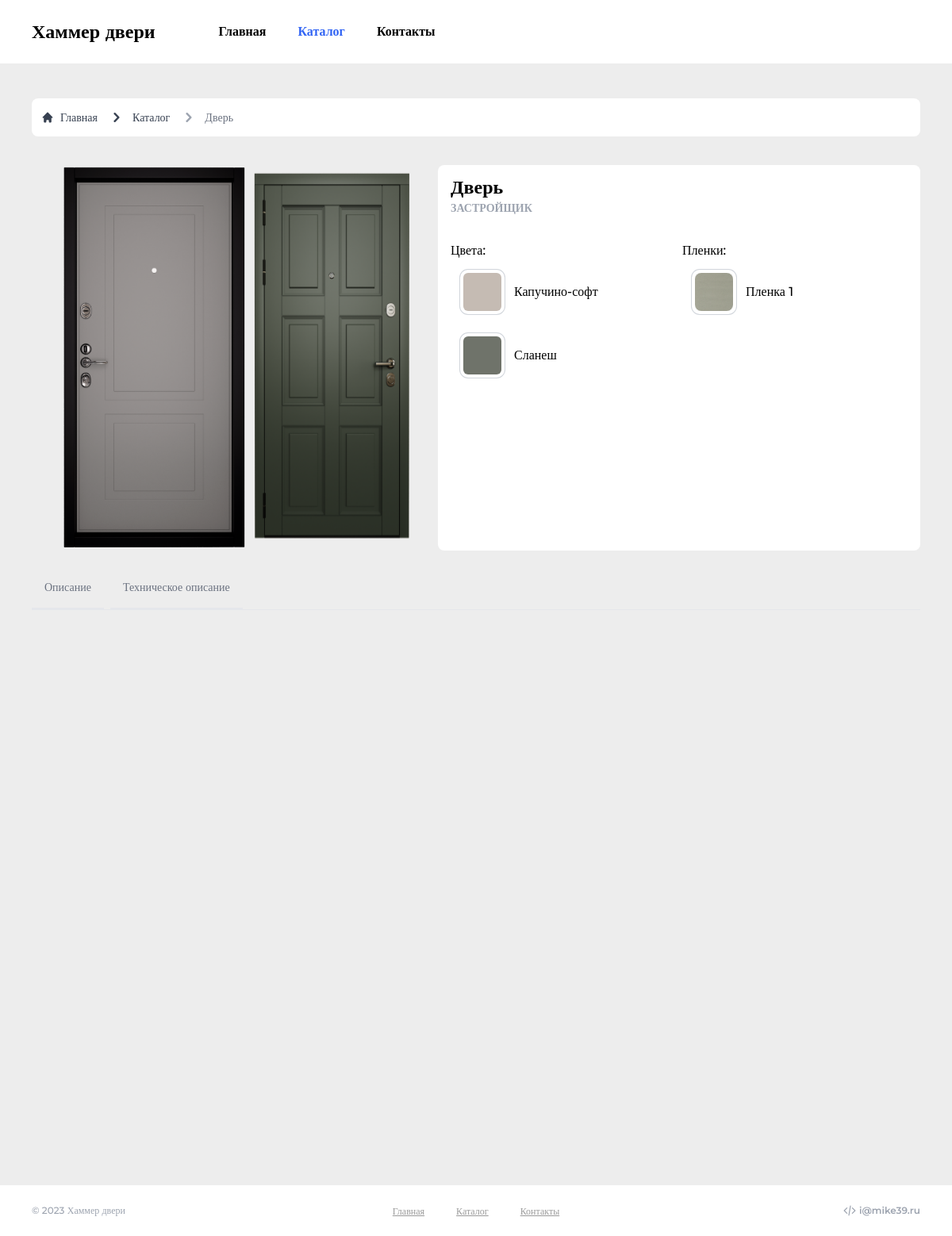
The app's page /catalog/1 with its own data.
### doors/models.py (models this page shows, shortened)
class Door(models.Model):
    title = models.CharField(max_length=30, verbose_name="Название")
    branch = models.ForeignKey(Branch, on_delete=models.CASCADE, verbose_name="Назначение")
    description = models.CharField(max_length=255, verbose_name="Описание")
    inside_img = models.ForeignKey(Panel, on_delete=models.CASCADE, verbose_name="Внутреняя панель",
                                      related_name="inside_panel")
    outside_img = models.ForeignKey(Panel, on_delete=models.CASCADE, verbose_name="Внешняя панель",
                                       related_name="outside_panel")
    colors = models.ManyToManyField(Color, verbose_name="Цвета")
    films = models.ManyToManyField(Film, verbose_name="Пленки")
    tech_info = models.CharField(max_length=5000, verbose_name="Техническое описание")
    price = models.IntegerField(verbose_name="Цена")
    popular = models.IntegerField(editable=False, default=0)
    history = HistoricalRecords()

class Panel(models.Model):
    name = models.CharField(max_length=50, verbose_name="Название")
    image = models.ImageField(verbose_name="Фото панели", upload_to="panels")

class Branch(models.Model):
    name = models.CharField(max_length=30, verbose_name="Назначение")

class Color(models.Model):
    name = models.CharField(max_length=30, verbose_name="Название")
    hex_value = models.CharField(max_length=7, verbose_name="Цвет")

class Film(models.Model):
    name = models.CharField(max_length=30, verbose_name="Название")
    image = models.ImageField(verbose_name="Пленка", upload_to="films")

### doors/views.py (the view)
# urls.py: path('catalog/<int:pk>', views.detail, name='detail'),
def detail(request, pk=1):
    door = Door.objects.all()[pk - 1]
    return render(request, "pages/detail.html", context={'door': door, 'title': door.title})

### templates/pages/detail.html (shortened to what this page needs)
{% extends '_base.html' %}
{% block content %}
    <section class="pt-5 max-w-[1280px] mx-auto px-10">
        <div class="bg-white rounded-lg py-3 px-3 w-full my-6 flex gap-4">
            <nav class="flex" aria-label="Breadcrumb">
                <ol class="inline-flex items-center space-x-1 md:space-x-3">
                    <li class="inline-flex items-center">
                        <a href="/"
                           class="inline-flex items-center text-sm font-medium text-gray-700 hover:text-blue-600 dark:text-gray-400 dark:hover:text-white">
                            Главная
                        </a>
                    </li>
                    <li class="inline-flex items-center">
                        <a href="/catalog"
                           class="inline-flex items-center text-sm font-medium text-gray-700 hover:text-blue-600 dark:text-gray-400 dark:hover:text-white">
                            <svg aria-hidden="true" class="w-6 h-6 mr-2" fill="currentColor"
                                 viewBox="0 0 20 20"
                                 xmlns="http://www.w3.org/2000/svg">
                                <path fill-rule="evenodd"
                                      d="M7.293 14.707a1 1 0 010-1.414L10.586 10 7.293 6.707a1 1 0 011.414-1.414l4 4a1 1 0 010 1.414l-4 4a1 1 0 01-1.414 0z"
                                      clip-rule="evenodd"></path>
                            </svg>
                            Каталог
                        </a>
                    </li>
                    <li aria-current="page">
                        <div class="flex items-center">
                            <svg aria-hidden="true" class="w-6 h-6 text-gray-400" fill="currentColor"
                                 viewBox="0 0 20 20"
                                 xmlns="http://www.w3.org/2000/svg">
                                <path fill-rule="evenodd"
                                      d="M7.293 14.707a1 1 0 010-1.414L10.586 10 7.293 6.707a1 1 0 011.414-1.414l4 4a1 1 0 010 1.414l-4 4a1 1 0 01-1.414 0z"
                                      clip-rule="evenodd"></path>
                            </svg>
                            <span class="ml-1 text-sm font-medium text-gray-500 md:ml-2 dark:text-gray-400">{{ door.title }}</span>
                        </div>
                    </li>
                </ol>
            </nav>
        </div>
        <div class="h-full">
            <div class="flex pt-3">
                <div class="flex max-w-lg px-8">
                    <img class="min-w-[100px]" src="{{ door.inside_img.image.url }}" alt="{{ door.inside_img.name }}"/>
                    <img class="min-w-[100px]" src="{{ door.outside_img.image.url }}"
                         alt="{{ door.outside_img.name }}"/>
                </div>
                <div class="bg-white flex-1 rounded-lg px-4 py-3 ">
                    <h1 class="text-2xl ">{{ door.title }}</h1>
                    <p class="font-bold text-gray-400 uppercase text-sm pb-8">{{ door.branch.name }}</p>
                    <div class="flex flex-wrap gap-2">
                        <div class="flex-1">
                            <h2 class="font-medium">Цвета:</h2>
                            {% for color in door.colors.all %}
                                <article
                                        class="min-w-[200px] rounded-lg p-4 hover:bg-gray-200 flex gap-4 items-center">
                                    <div class="ring-1 ring-gray-300 ring-offset-4 rounded-md h-12 w-12"
                                         style="background: {{ color.hex_value }}"></div>
                                    <p class="font-medium">{{ color.name }}</p>
                                </article>
                            {% endfor %}
                        </div>
                        <div class="flex-1">
                            <h2 class="font-medium">Пленки:</h2>
                            {% for film in door.films.all %}
                                <article
                                        class="min-w-[200px] rounded-lg p-4 hover:bg-gray-200 flex gap-4 items-center group">
                                    <div class="ring-1 ring-gray-300 ring-offset-4 rounded-md h-12 w-12 relative ">
                                        <img class="object-fill rounded-lg aspect-square" src="{{ film.image.url }}"
                                             alt="Film"/>
                                    </div>
                                    <p class="font-medium">{{ film.name }}</p>
                                </article>
                            {% endfor %}
                        </div>
                    </div>
                </div>
            </div>
        </div>
    </section>
    <section class="pt-5 max-w-[1280px] mx-auto px-10 min-h-screen">
        <ul id="door_info"
            data-tabs-toggle="#door_info_content"
            class="flex flex-wrap text-sm font-medium text-center text-gray-500 border-b border-gray-200 dark:border-gray-700 dark:text-gray-400 ">
            <li class="mr-2" role="presentation">
                <button class="inline-block p-4 border-b-2 rounded-t-lg" id="description-tab"
                        data-tabs-target="#description"
                        type="button" role="tab" aria-controls="description" aria-selected="false">Описание
                </button>
            </li>
            <li class="mr-2">
                <button class="inline-block p-4 border-b-2 rounded-t-lg" id="description-tab"
                        data-tabs-target="#tech"
                        type="button" role="tab" aria-controls="tech" aria-selected="false">Техническое описание
                </button>
            </li>
        </ul>
        <div id="door_info_content" class="p-4">
        </div>
    </section>
{% endblock content %}

### records on screen
Door: title "Дверь", inside_img.image (picture), outside_img.image (picture), branch.name "ЗАСТРОЙЩИК"
Color: name "Капучино-софт"
Color: name "Сланеш"
Film: image (picture), name "Пленка 1"
